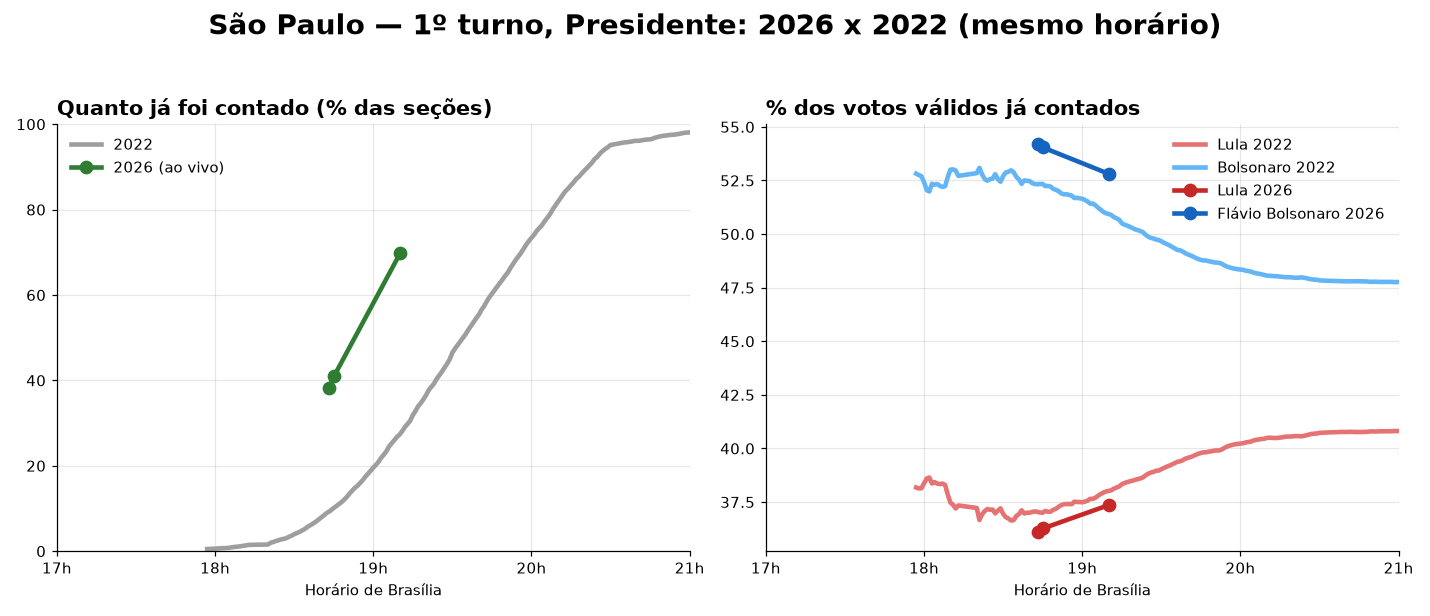

Generate this figure with Python:
"""São Paulo, 1º turno, Presidente: apuração de 2026 (ao vivo) x 2022 no MESMO horário de Brasília.

Definições (iguais nos dois anos):
 - seções apuradas: 2026 = campo `st` do JSON do TSE; 2022 = seções cujo BU foi recebido (DT_BU_RECEBIDO) até o mesmo horário.
 - % de seções = apuradas / total de seções do ano (2026: 103.656; 2022: 101.073).
 - % dos votos = votos do candidato / votos válidos (nominais) já apurados (brancos e nulos fora).
Cada execução busca o JSON atual, acrescenta a foto em historico_2026_sp.csv e refaz tabela e gráfico.
"""
import json, os, urllib.request
from datetime import datetime
import pandas as pd
import matplotlib
matplotlib.use("Agg")
import matplotlib.pyplot as plt
import matplotlib.dates as mdates

AQUI = os.path.dirname(os.path.abspath(__file__))
HIST = f"{AQUI}/historico_2026_sp.csv"
URL = "https://resultados.tse.jus.br/oficial/ele2026/6257/dados/sp/sp-c0001-e006257-u.json"

req = urllib.request.Request(URL, headers={"User-Agent": "Mozilla/5.0"})
d = json.load(urllib.request.urlopen(req, timeout=30))
cand = {c["n"]: (c["nmu"], int(c["vap"])) for ag in d["carg"][0]["agr"] for p in ag["par"] for c in p["cand"]}
vv = int(d["v"]["vv"])
assert sum(v for _, v in cand.values()) == vv, "soma dos candidatos != votos válidos"
assert d["cdabr"] == "sp" and d["carg"][0]["cd"] == "1"
agora = dict(gerado_em=f'{d["dg"]} {d["hg"]}', secoes_total=int(d["s"]["ts"]), secoes_apuradas=int(d["s"]["st"]),
             votos_validos=vv, lula=cand["13"][1], flavio=cand["22"][1], outros=vv - cand["13"][1] - cand["22"][1],
             comparecimento=int(d["e"]["c"]), aptos=int(d["e"]["te"]))
h = pd.read_csv(HIST) if os.path.exists(HIST) else pd.DataFrame()
if h.empty or h.gerado_em.iloc[-1] != agora["gerado_em"]:
    h = pd.concat([h, pd.DataFrame([agora])], ignore_index=True); h.to_csv(HIST, index=False)

s = pd.read_csv(f"{AQUI}/secoes_top10_1t_2022.csv.gz", parse_dates=["recebido"])
s = s[s.uf == "SP"]
assert len(s) == 101073
linhas = []
for _, r in h.iterrows():
    t = datetime.strptime(r.gerado_em, "%d/%m/%Y %H:%M:%S")
    x = s[s.recebido <= datetime(2022, 10, 2, t.hour, t.minute, t.second)]
    v22 = x.lula.sum() + x.bolsonaro.sum() + x.outros.sum()
    linhas.append(dict(
        hora=t.strftime("%H:%M:%S"),
        sec26=f"{r.secoes_apuradas:,}".replace(",", "."), pct_sec26=round(r.secoes_apuradas / r.secoes_total * 100, 1),
        sec22=f"{len(x):,}".replace(",", "."), pct_sec22=round(len(x) / len(s) * 100, 1),
        lula26=round(r.lula / r.votos_validos * 100, 1), flavio26=round(r.flavio / r.votos_validos * 100, 1),
        lula22=round(x.lula.sum() / v22 * 100, 1), bolso22=round(x.bolsonaro.sum() / v22 * 100, 1),
        dif26=round((r.lula - r.flavio) / r.votos_validos * 100, 1), dif22=round((x.lula.sum() - x.bolsonaro.sum()) / v22 * 100, 1)))
T = pd.DataFrame(linhas); T.to_csv(f"{AQUI}/sp_comparativo.csv", index=False)
print(T.to_string(index=False))
print("\n2026 (última foto): total de seções {:,} | válidos {:,} | comparecimento {:,} de {:,} aptos".format(agora["secoes_total"], vv, agora["comparecimento"], agora["aptos"]).replace(",", "."))

# --- gráfico: curva de 2022 (minuto a minuto) e pontos de 2026 ---
base = datetime(2022, 10, 2)
s = s.sort_values("recebido").copy()
s["min"] = s.recebido.dt.floor("min")
m = s.groupby("min")[["lula", "bolsonaro", "outros"]].sum().cumsum()
m["n"] = s.groupby("min").size().cumsum()
m = m[(m.n >= 500)]            # evita ruído dos primeiros minutos (poucas urnas)
m["pct"] = m.n / len(s) * 100
v = m.lula + m.bolsonaro + m.outros
m["lula_p"], m["bol_p"] = m.lula / v * 100, m.bolsonaro / v * 100
m["t"] = m.index.map(lambda x: x.replace(year=2026, month=10, day=4))
hh = h.copy(); hh["t"] = hh.gerado_em.map(lambda x: datetime.strptime(x, "%d/%m/%Y %H:%M:%S"))
hh["pct"] = hh.secoes_apuradas / hh.secoes_total * 100
hh["lula_p"], hh["fla_p"] = hh.lula / hh.votos_validos * 100, hh.flavio / hh.votos_validos * 100
xmax = datetime(2026, 10, 4, 21, 0)
fig, ax = plt.subplots(1, 2, figsize=(13, 5.6), facecolor="white")
a = ax[0]
a.plot(m.t[m.t <= xmax], m.pct[m.t <= xmax], color="#9E9E9E", lw=3, label="2022")
a.plot(hh.t, hh.pct, "o-", color="#2E7D32", lw=3, ms=8, label="2026 (ao vivo)")
a.set_title("Quanto já foi contado (% das seções)", fontsize=14, weight="bold", loc="left"); a.set_ylim(0, 100)
b = ax[1]
b.plot(m.t[m.t <= xmax], m.lula_p[m.t <= xmax], color="#E57373", lw=3, label="Lula 2022")
b.plot(m.t[m.t <= xmax], m.bol_p[m.t <= xmax], color="#64B5F6", lw=3, label="Bolsonaro 2022")
b.plot(hh.t, hh.lula_p, "o-", color="#C62828", lw=3, ms=8, label="Lula 2026")
b.plot(hh.t, hh.fla_p, "o-", color="#1565C0", lw=3, ms=8, label="Flávio Bolsonaro 2026")
b.set_title("% dos votos válidos já contados", fontsize=14, weight="bold", loc="left")
for a_ in ax:
    a_.set_xlim(datetime(2026, 10, 4, 17, 0), xmax)
    a_.xaxis.set_major_formatter(mdates.DateFormatter("%Hh")); a_.xaxis.set_major_locator(mdates.HourLocator())
    a_.grid(alpha=.3); a_.legend(frameon=False, loc="best"); a_.set_xlabel("Horário de Brasília")
    for sp in ("top", "right"): a_.spines[sp].set_visible(False)
fig.suptitle("São Paulo — 1º turno, Presidente: 2026 x 2022 (mesmo horário)", fontsize=18, weight="bold")
fig.tight_layout(rect=[0, 0, 1, .94]); fig.savefig(f"{AQUI}/sp_comparativo.png", dpi=110)
